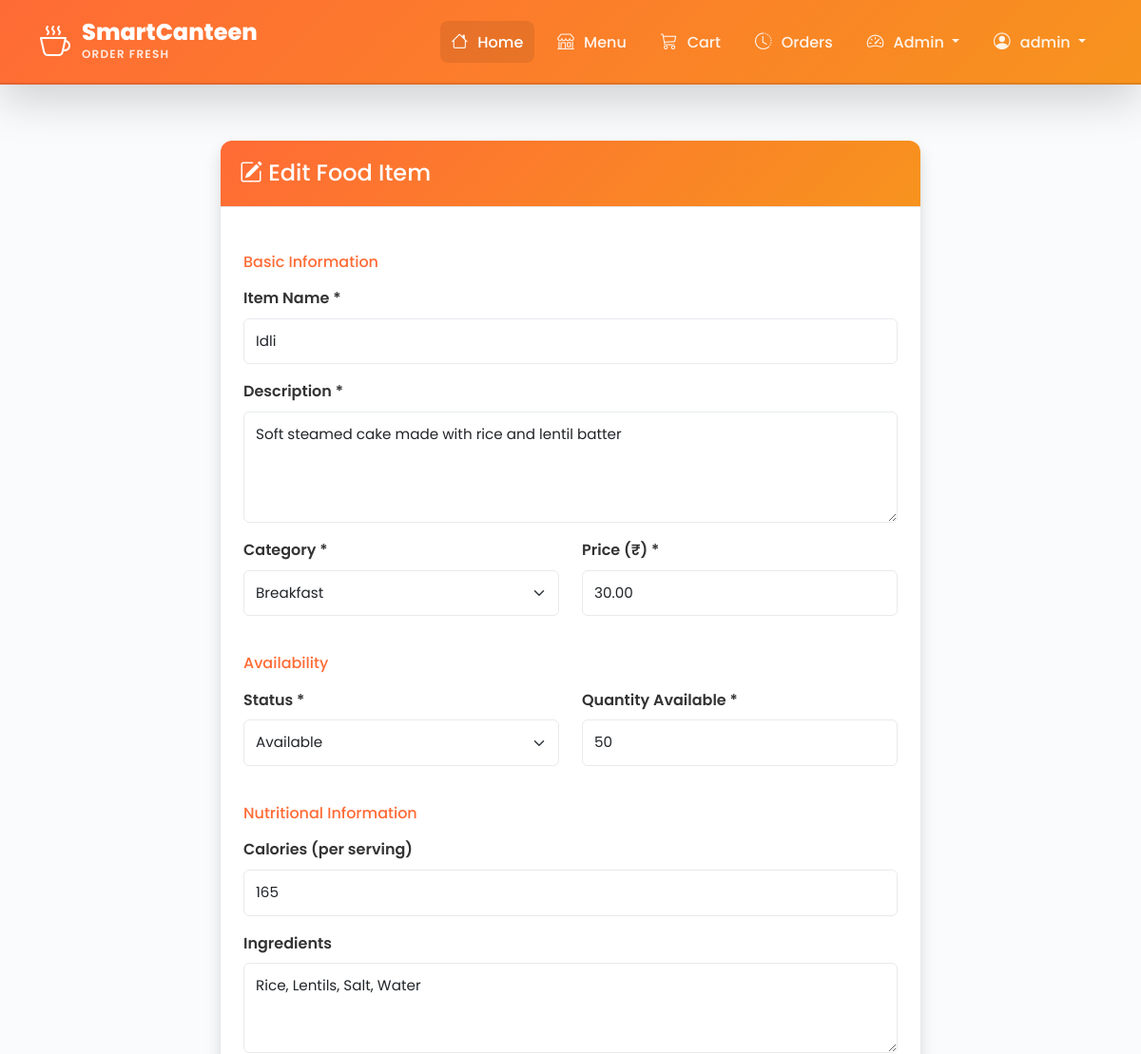
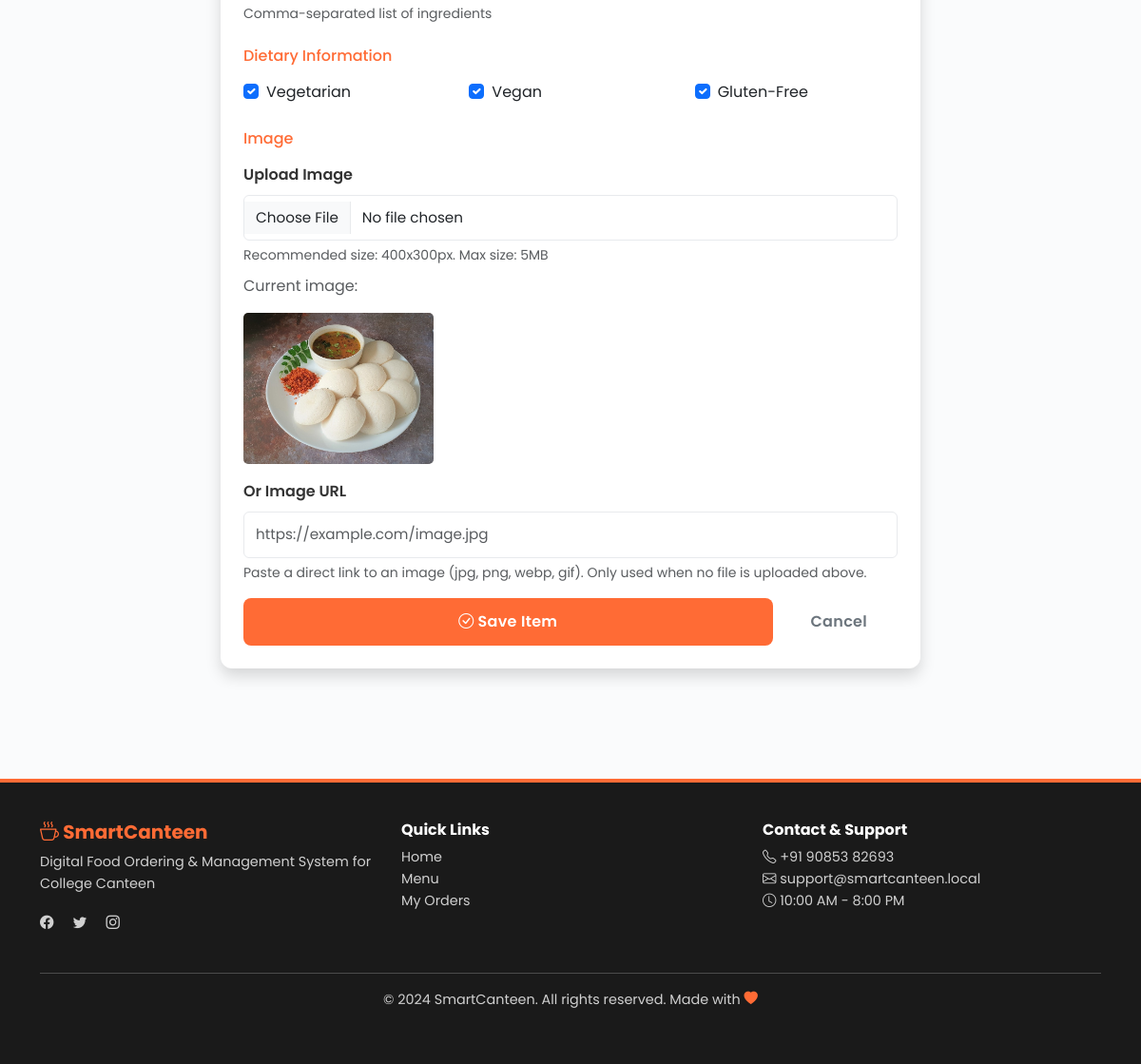
The page /management/food-items/2/edit/ (signed in) on the database its author committed (2 pictures, top to bottom).
### canteen/models.py (models this page shows, shortened)
class FoodItem(models.Model):
    AVAILABILITY_CHOICES = [
        ('available', 'Available'),
        ('unavailable', 'Unavailable'),
        ('out_of_stock', 'Out of Stock'),
    ]
    name = models.CharField(max_length=200)
    slug = models.SlugField(max_length=220, unique=True, blank=True, null=True)
    description = models.TextField()
    category = models.ForeignKey(
        Category,
        on_delete=models.SET_NULL,
        null=True,
        related_name='food_items'
    )
    price = models.DecimalField(
        max_digits=8,
        decimal_places=2,
        validators=[MinValueValidator(Decimal('0.01'))]
    )
    image = models.ImageField(
        upload_to='food_items/',
        null=True,
        blank=True,
        help_text='Upload food image (recommended: 400x300px)'
    )
    availability_status = models.CharField(
        max_length=20,
        choices=AVAILABILITY_CHOICES,
        default='available'
    )
    quantity_available = models.IntegerField(
        default=0,
        validators=[MinValueValidator(0)]
    )
    calories = models.IntegerField(
        null=True,
        blank=True,
        help_text="Calories per serving"
    )
    ingredients = models.TextField(
        blank=True,
        null=True,
        help_text="Comma-separated ingredients"
    )
    is_vegetarian = models.BooleanField(default=False)
    is_vegan = models.BooleanField(default=False)
    is_gluten_free = models.BooleanField(default=False)
    created_by = models.ForeignKey(
        User,
        on_delete=models.SET_NULL,
        null=True,
        related_name='created_food_items'
    )
    created_at = models.DateTimeField(auto_now_add=True)
    updated_at = models.DateTimeField(auto_now=True)
    class Meta:
        db_table = 'food_item'
        verbose_name = 'Food Item'
        verbose_name_plural = 'Food Items'
        ordering = ['category', 'name']
        indexes = [
            models.Index(fields=['availability_status']),
            models.Index(fields=['price']),
            models.Index(fields=['category']),
        ]

### canteen/views.py (the view)
# urls.py: path('management/food-items/<int:pk>/edit/', views.edit_food_item, name='edit_food_item'),
@login_required(login_url='canteen:login')
@user_passes_test(is_admin_user)
def edit_food_item(request, pk):
    food_item = get_object_or_404(FoodItem, pk=pk)
    if request.method == 'POST':
        form = FoodItemForm(request.POST, request.FILES, instance=food_item)
        if form.is_valid():
            updated_item = form.save(commit=False)
            if not request.FILES.get('image'):
                image_url = form.cleaned_data.get('image_url')
                if image_url:
                    filename, file_or_error = fetch_image_from_url(image_url)
                    if filename:
                        updated_item.image.save(filename, file_or_error, save=False)
                    else:
                        form.add_error('image_url', f'Could not fetch image: {file_or_error}')
                        return render(request, 'canteen/admin/food_form.html', {
                            'form': form, 'food_item': food_item, 'action': 'Edit'
                        })
            updated_item.save()
            messages.success(request, f'{food_item.name} updated successfully!')
            return redirect('canteen:manage_items')
    else:
        form = FoodItemForm(instance=food_item)
    context = {'form': form, 'food_item': food_item, 'action': 'Edit'}
    return render(request, 'canteen/admin/food_form.html', context)

### canteen/templates/canteen/admin/food_form.html (shortened to what this page needs)
{% extends 'canteen/base.html' %}
{% block content %}
<div class="container my-5">
    <div class="row justify-content-center">
        <div class="col-lg-8">
            <div class="card shadow">
                <div class="card-header bg-primary text-white">
                    <h4 class="mb-0"><i class="bi bi-pencil-square"></i> {{ action }} Food Item</h4>
                </div>
                <div class="card-body p-4">
                    <form method="post" enctype="multipart/form-data" novalidate>
                        <h6 class="mt-4 mb-3 text-primary">Basic Information</h6>
                        <div class="mb-3">
                            <label class="form-label">Item Name *</label>
                            {{ form.name }}
                        </div>
                        <div class="mb-3">
                            <label class="form-label">Description *</label>
                            {{ form.description }}
                        </div>
                        <div class="row">
                            <div class="col-md-6 mb-3">
                                <label class="form-label">Category *</label>
                                {{ form.category }}
                            </div>
                            <div class="col-md-6 mb-3">
                                <label class="form-label">Price (₹) *</label>
                                {{ form.price }}
                            </div>
                        </div>
                        <h6 class="mt-4 mb-3 text-primary">Availability</h6>
                        <div class="row">
                            <div class="col-md-6 mb-3">
                                <label class="form-label">Status *</label>
                                {{ form.availability_status }}
                            </div>
                            <div class="col-md-6 mb-3">
                                <label class="form-label">Quantity Available *</label>
                                {{ form.quantity_available }}
                            </div>
                        </div>
                        <h6 class="mt-4 mb-3 text-primary">Nutritional Information</h6>
                        <div class="mb-3">
                            <label class="form-label">Calories (per serving)</label>
                            {{ form.calories }}
                        </div>
                        <div class="mb-3">
                            <label class="form-label">Ingredients</label>
                            {{ form.ingredients }}
                            <small class="form-text text-muted d-block">Comma-separated list of ingredients</small>
                        </div>
                        <h6 class="mt-4 mb-3 text-primary">Dietary Information</h6>
                        <div class="row">
                            <div class="col-md-4">
                                <div class="form-check">
                                    {{ form.is_vegetarian }}
                                    <label class="form-check-label" for="{{ form.is_vegetarian.id_for_label }}">
                                        Vegetarian
                                    </label>
                                </div>
                            </div>
                            <div class="col-md-4">
                                <div class="form-check">
                                    {{ form.is_vegan }}
                                    <label class="form-check-label" for="{{ form.is_vegan.id_for_label }}">
                                        Vegan
                                    </label>
                                </div>
                            </div>
                            <div class="col-md-4">
                                <div class="form-check">
                                    {{ form.is_gluten_free }}
                                    <label class="form-check-label" for="{{ form.is_gluten_free.id_for_label }}">
                                        Gluten-Free
                                    </label>
                                </div>
                            </div>
                        </div>
                        <h6 class="mt-4 mb-3 text-primary">Image</h6>
                        <div class="mb-3">
                            <label class="form-label">Upload Image</label>
                            {{ form.image }}
                            <small class="form-text text-muted d-block">Recommended size: 400x300px. Max size: 5MB</small>
                            {% if food_item.image %}
                                <div class="mt-2">
                                    <p class="text-muted">Current image:</p>
                                    <img src="{{ food_item.image.url }}" alt="{{ food_item.name }}" style="max-width: 200px; border-radius: 5px;">
                                </div>
                            {% endif %}
                        </div>
                        <div class="mb-3">
                            <label class="form-label">Or Image URL</label>
                            {{ form.image_url }}
                            <small class="form-text text-muted d-block">
                                Paste a direct link to an image (jpg, png, webp, gif).
                                Only used when no file is uploaded above.
                            </small>
                        </div>
                        <div class="d-flex gap-2">
                            <button type="submit" class="btn btn-primary btn-lg flex-grow-1">
                                <i class="bi bi-check-circle"></i> Save Item
                            </button>
                            <a href="{% url 'canteen:manage_items' %}" class="btn btn-outline-secondary btn-lg">Cancel</a>
                        </div>
                    </form>
                </div>
            </div>
        </div>
    </div>
</div>
{% endblock %}

### canteen/templates/canteen/base.html (shortened to what this page needs)
<!DOCTYPE html>
<html lang="en">
<head>
    <link href="https://cdn.jsdelivr.net/npm/bootstrap@5.3.0/dist/css/bootstrap.min.css" rel="stylesheet">
    <link rel="stylesheet" href="https://cdn.jsdelivr.net/npm/bootstrap-icons@1.10.0/font/bootstrap-icons.css">
    {% load static %}
    <link rel="stylesheet" href="{% static 'css/style.css' %}">
</head>
<body>
    <nav class="navbar navbar-expand-lg navbar-dark fixed-top premium-header shadow-lg smart-navbar">
        <div class="container-lg">
            <a class="navbar-brand fw-bold" href="{% url 'canteen:home' %}">
                <div class="brand-logo-wrapper">
                    <i class="bi bi-cup-hot"></i>
                    <div>
                        <span class="brand-main">SmartCanteen</span>
                        <span class="brand-tagline">Order Fresh</span>
                    </div>
                </div>
            </a>
            <div class="collapse navbar-collapse" id="navbarNav">
                <ul class="navbar-nav ms-auto gap-1">
                    <li class="nav-item">
                        <a class="nav-link active" href="{% url 'canteen:home' %}">
                            <i class="bi bi-house"></i> Home
                        </a>
                    </li>
                    <li class="nav-item">
                        <a class="nav-link" href="{% url 'canteen:food_list' %}">
                            <i class="bi bi-shop"></i> Menu
                        </a>
                    </li>
                    {% if user.is_authenticated %}
                        <li class="nav-item">
                            <a class="nav-link position-relative" href="{% url 'canteen:cart' %}">
                                <i class="bi bi-cart3"></i> Cart
                            </a>
                        </li>
                        <li class="nav-item">
                            <a class="nav-link" href="{% url 'canteen:order_list' %}">
                                <i class="bi bi-clock-history"></i> Orders
                            </a>
                        </li>
                        {% if user.is_staff %}
                            <li class="nav-item dropdown">
                                <a class="nav-link dropdown-toggle" href="#" id="adminDropdown" role="button" data-bs-toggle="dropdown">
                                    <i class="bi bi-speedometer2"></i> Admin
                                </a>
                            </li>
                        {% endif %}
                        <li class="nav-item dropdown">
                            <a class="nav-link dropdown-toggle" href="#" id="userDropdown" role="button" data-bs-toggle="dropdown">
                                <i class="bi bi-person-circle"></i> {{ user.first_name|default:user.username }}
                            </a>
                        </li>
                    {% endif %}
                </ul>
            </div>
        </div>
    </nav>
    <div style="height: 80px;"></div>
    <main>
        {% block content %}{% endblock %}
    </main>
    <footer class="mt-5">
        <div class="container-lg">
            <div class="row">
                <div class="col-md-4 mb-4">
                    <h5 style="color: #FF6B35;"><i class="bi bi-cup-hot"></i> SmartCanteen</h5>
                    <p class="text-muted small">Digital Food Ordering & Management System for College Canteen</p>
                    <div class="mt-3">
                        <a href="https://www.facebook.com/" class="text-decoration-none text-muted me-3"><i class="bi bi-facebook"></i></a>
                        <a href="https://www.twitter.com/" class="text-decoration-none text-muted me-3"><i class="bi bi-twitter"></i></a>
                        <a href="https://www.instagram.com/" class="text-decoration-none text-muted"><i class="bi bi-instagram"></i></a>
                    </div>
                </div>
                <div class="col-md-4 mb-4">
                    <h6>Quick Links</h6>
                    <ul class="list-unstyled">
                        <li><a href="{% url 'canteen:home' %}" class="text-decoration-none text-muted small">Home</a></li>
                        <li><a href="{% url 'canteen:food_list' %}" class="text-decoration-none text-muted small">Menu</a></li>
                        <li><a href="{% url 'canteen:order_list' %}" class="text-decoration-none text-muted small">My Orders</a></li>
                    </ul>
                </div>
                <div class="col-md-4 mb-4">
                    <h6>Contact & Support</h6>
                    <p class="text-muted small">
                        <i class="bi bi-telephone"></i> +91 90853 82693<br>
                        <i class="bi bi-envelope"></i> support@smartcanteen.local<br>
                        <i class="bi bi-clock"></i> 10:00 AM - 8:00 PM
                    </p>
                </div>
            </div>
            <hr class="bg-secondary">
            <div class="text-center text-muted">
                <p class="small">&copy; 2024 SmartCanteen. All rights reserved. Made with <i class="bi bi-heart-fill" style="color: #FF6B35;"></i></p>
            </div>
        </div>
    </footer>
    {% load static %}
</body>
</html>

### rows shown on the page
FoodItem: name "Idli", description "Soft steamed cake made with rice and lentil batter", category "Breakfast", price "30.00", availability_status "Available", quantity_available "50", calories "165", ingredients "Rice, Lentils, Salt, Water", is_vegetarian "☑", is_vegan "☑", is_gluten_free "☑", image (picture)

### other values the page prints
{{ user.first_name|default:user.username }} "admin"
{{ action }} "Edit"
